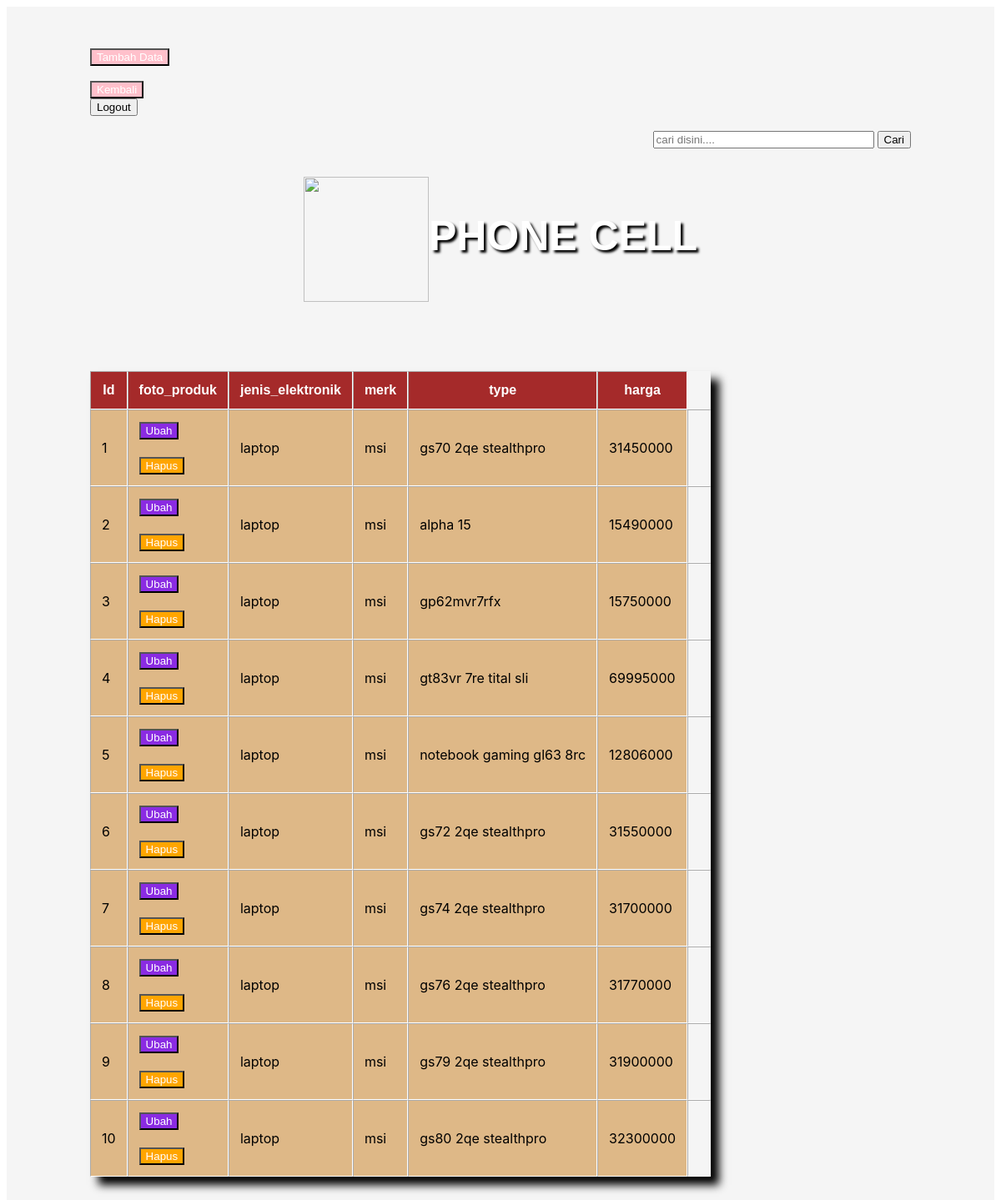
/Latihan7a/php/admin.php, run on the app's committed database.
### tables this page shows
CREATE TABLE `elektronik` (
  `id` int(11) NOT NULL,
  `foto_produk` varchar(30) NOT NULL,
  `jenis_elektronik` varchar(30) NOT NULL,
  `merk` varchar(30) NOT NULL,
  `type` varchar(30) NOT NULL,
  `harga` int(30) NOT NULL
);

### Latihan7a/php/function.php (called while the page is built, shortened)
<?php
function koneksi()
{
  $conn =  mysqli_connect("localhost", "root", "") or die("koneksi ke DB gagal");
  mysqli_select_db($conn, "tubes_193040156") or die("Database salah!");
  return $conn;
}
function query($sql)
{
  $conn = koneksi();
  $result = mysqli_query($conn, "$sql");
  $rows = [];
  while ($row = mysqli_fetch_assoc($result)) {
    $rows[] = $row;
  }
  return $rows;
}

### Latihan7a/php/admin.php (the view, shortened to what this page needs)
<?php
require 'function.php';
if (isset($_GET['cari'])) {
  $keyword = $_GET['keyword'];
  $laptop = query("SELECT * FROM foto_produk WHERE
                        jenis_elektronik LIKE '%$keyword'OR
                        merk LIKE '%$keyword' OR
                        type LIKE '%$keyword%' OR
                        harga LIKE '%$keyword%'");
} else {
  $laptop = query("SELECT * FROM elektronik");
}
?>
<!DOCTYPE html>
<html lang="en">
<head>
  <link rel="stylesheet" href="../css/style3.css">
</head>
<body>
  <div class="container">
    <div class="add">
      <a href="tambah.php"><button id="tambah">Tambah Data</button></a><br><br>
      <a href="../index.php"><button id="tambah">Kembali</button></a>
    </div>
    <div class="logout">
      <a href="logout.php"><button>Logout</button></a>
    </div> <br>
    <form action="" method="GET" align="right">
      <input type="text" name="keyword" size="30" placeholder="cari disini...." autocomplete="off" autofocus>
      <button type="submit" name="cari">Cari</button>
    </form>
    <h1><img src="../assets/gambar/" width="150px" height="150px" align="center">PHONE CELL</h1>
    <table border="1" cellpadding="13" cellspacing="0" class="table">
      <tr id="head">
        <th>Id</th>
        <th>foto_produk</th>
        <th>jenis_elektronik</th>
        <th>merk</th>
        <th>type</th>
        <th>harga</th>
      </tr>
      <?php if (empty($laptop)) : ?>
        <tr>
          <td colspan="4">
            <p style="color : red; font-style:italic;">Tidak Ditemukan</p>
          </td>
        </tr>
      <?php else : ?>
        <?php $i = 1; ?>
        <?php foreach ($laptop as $lp) : ?>
          <tr>
            <td id="tab"><?= $i; ?></td>
            <td id="tab">
              <a href="ubah.php?Id=<?= $lp['Id']; ?>"><button id="b1">Ubah </button></a><br><br>
              <a href="hapus.php?Id=<?= $lp['Id']; ?>" onclick="return confirm('Hapus Data??');"> <button id="b2">Hapus</button></a>
            </td>
            <td id="tab"><?= $lp['jenis_elektronik']; ?></td>
            <td id="tab"><?= $lp['merk']; ?></td>
            <td id="tab"><?= $lp['type']; ?></td>
            <td id="tab"><?= $lp['harga']; ?></td>
            <td><img src="../assets/gambar/<?= $hp['foto_produk']; ?>" alt="" class="gambar"></td>
          </tr>
          <?php $i++; ?>
        <?php endforeach; ?>
      <?php endif; ?>
    </table>
  </div>
</body>
</html>

### Latihan7a/css/style3.css (style rules this page uses)
.container { background-color: whitesmoke; padding : 50px 100px; }
.table { background-color: whitesmoke; border: white; box-shadow: 10px 10px 10px; }
#tambah { background-color: pink; color: white; }
h1 { text-align: center; font-family: 'Trebuchet MS', 'Lucida Sans Unicode', 'Lucida Grande', 'Lucida Sans', Arial, sans-serif; font-weight: bolder; padding-bottom:50px ; font-size: 50px; color: white; text-shadow: 3px 3px 3px black; font-weight: bolder; }
#b1 { background-color: blueviolet; color: white; }
#b2 { background-color: orange; color: white; }
#tab { background-color :burlywood; font-family: -apple-system, BlinkMacSystemFont, 'Segoe UI', Roboto, Oxygen, Ubuntu, Cantarell, 'Open Sans', 'Helvetica Neue', sans-serif; }
#head { background-color:brown; color: white; font-family: 'Franklin Gothic Medium', 'Arial Narrow', Arial, sans-serif; }

### data on the page
elektronik: jenis_elektronik "laptop", merk "msi", type "gs70 2qe stealthpro", harga "31450000"
elektronik: jenis_elektronik "laptop", merk "msi", type "alpha 15", harga "15490000"
elektronik: jenis_elektronik "laptop", merk "msi", type "gp62mvr7rfx", harga "15750000"
elektronik: jenis_elektronik "laptop", merk "msi", type "gt83vr 7re tital sli", harga "69995000"
elektronik: jenis_elektronik "laptop", merk "msi", type "notebook gaming gl63 8rc", harga "12806000"
elektronik: jenis_elektronik "laptop", merk "msi", type "gs72 2qe stealthpro", harga "31550000"
elektronik: jenis_elektronik "laptop", merk "msi", type "gs74 2qe stealthpro", harga "31700000"
elektronik: jenis_elektronik "laptop", merk "msi", type "gs76 2qe stealthpro", harga "31770000"
elektronik: jenis_elektronik "laptop", merk "msi", type "gs79 2qe stealthpro", harga "31900000"
elektronik: jenis_elektronik "laptop", merk "msi", type "gs80 2qe stealthpro", harga "32300000"
